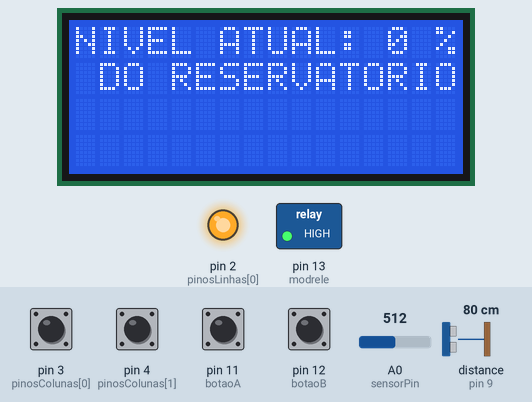
A sketch run on a simulated Arduino Uno, built with avr-gcc and run on an emulated ATmega328P. On the bench: 16×4 character LCD, switched loads named in the sketch (green lamp = pin HIGH), output pins drawn as LEDs (lit = HIGH). Wiring (inferred from the names in the program): ultrasonic range finder: trigger pin 10; echo pin 9. The inputs (shaded band) are chosen by the test bench; at power-on: pin 3 (pinosColunas[0]), pin 4 (pinosColunas[1]), pin 11 (botaoA), pin 12 (botaoB) HIGH, distance to the obstacle (sensor on pin 9) 80 cm, A0 (sensorPin) = 512. The echo pulse lasts 58.3 µs per cm; pins used as bus, display or sensor lines are not drawn; what the sketch prints to the serial monitor is not drawn.

Above: at 1.2 s.
1.3 s: pin 3 (pinosColunas[0]) pulled LOW for 3 s
At 3.3 s:
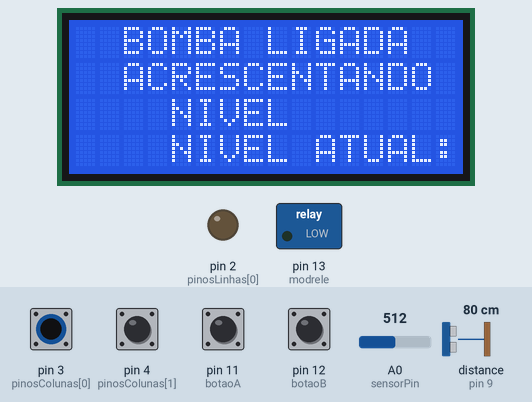
5.8 s: pin 4 (pinosColunas[1]) pulled LOW for 3 s
At 9.4 s:
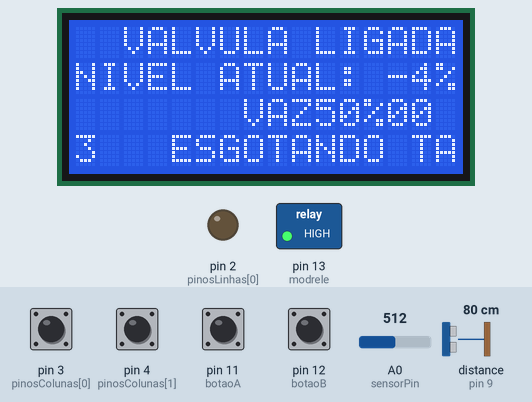
12.4 s: distance to the obstacle (sensor on pin 9) set to 2 cm
At 17.4 s:
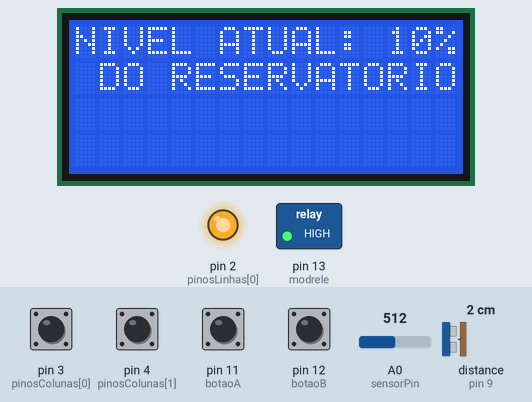
19.5 s: distance to the obstacle (sensor on pin 9) set to 4 cm
At 24.0 s:
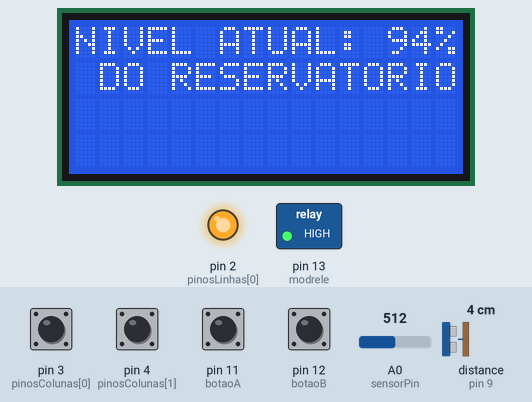
26.6 s: pin 11 (botaoA) pulled LOW for 3 s
At 32.2 s:
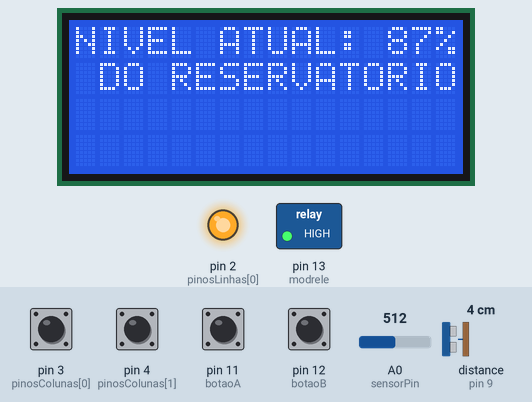
34.3 s: distance to the obstacle (sensor on pin 9) set to 9 cm
At 38.8 s:
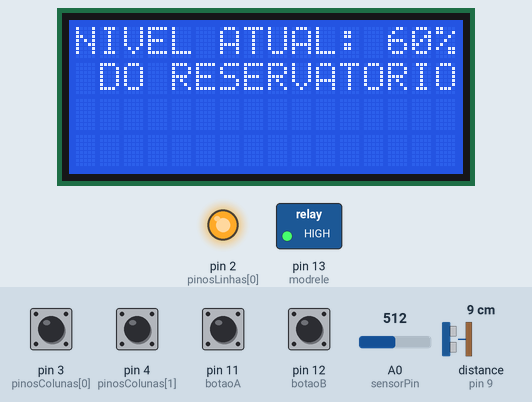
Timing chart, 0 to 40.3 s (numbered marks = the images above; inputs shaded):
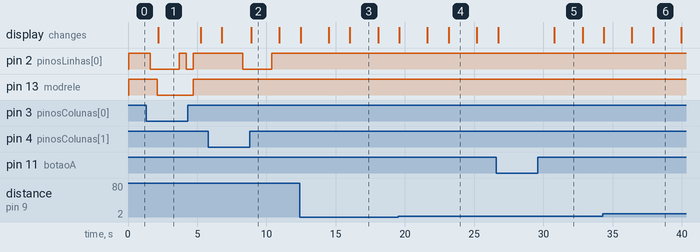

Measured:
- after the input at 1.3 s, pin 2 (pinosLinhas[0]): HIGH → LOW after 0.30 s, → HIGH 2.1 s later, → LOW 0.51 s later, → HIGH 0.50 s later; pin 13 (modrele): HIGH → LOW after 0.80 s, → HIGH 2.6 s later; the display: changes after 0.90 s (image 1)
- after the input at 5.8 s, pin 2 (pinosLinhas[0]): HIGH → LOW after 2.5 s, → HIGH 2.1 s later
- after the input at 12.4 s, the display: first differs from a run without the input after 3.6 s (image 3)
- after the input at 19.5 s, the display: first differs from a run without the input after 3.7 s (image 4)
- what the display in image 2 shows lasts 2.0 s, from 8.9 s to 10.9 s

The sketch:

simobo4_simula_o_e_programa1.ino
```cpp
#include <Wire.h>
#include <LiquidCrystal_I2C.h>

#define col 16 // Serve para definir o numero de colunas do display utilizado
#define lin  2 // Serve para definir o numero de linhas do display utilizado
#define ende 0x20 // Serve para definir o endereço do display.

LiquidCrystal_I2C lcd(0x27,16,4); // Chamada da funcação LiquidCrystal para ser usada com o I2C

#define echoPin 9 //recebe
#define trigPin 10 //envia
#define botaoA 11 // Sensor B
#define botaoB 12 // Sensor A
#define modrele 13// Controle do modulo
#define valvula 8//valvula


const int sensorPin = A0;

int duracao = 0;
int distanciaCM = 0;
int conv4,conv5;
int sensorA,sensorB;
int contador1,contador2,contador3,clicks;
int bomba=1;
float vazao;
float sensorValue;
float vazaoConvertida;


const int linhas = 1 ;// Número de linhas no teclado
const int colunas = 2 ;// Número de colunas no teclado

// Definindo os pinos do teclado
const int pinosLinhas[linhas] = {2};
const int pinosColunas[colunas] = {3, 4};


void setup()
{
  Serial.begin(9600);

  lcd.init(); // Serve para iniciar a comunicação com o display já conectado
  lcd.backlight();

  pinMode(echoPin,INPUT);
  pinMode(trigPin,OUTPUT);
  pinMode(modrele,OUTPUT);
  pinMode(botaoA, INPUT_PULLUP);
  pinMode(botaoB, INPUT_PULLUP);
  pinMode(sensorPin,INPUT);

  digitalWrite(modrele,HIGH);
  digitalWrite(valvula,HIGH);


  // Configurando os pinos de linha como OUTPUT
  for (int i = 0; i < linhas; i++) {
    pinMode(pinosLinhas[i], OUTPUT);
    digitalWrite(pinosLinhas[i], HIGH);  // Configurando para alto por padrão
  }

  // Configurando os pinos de coluna como INPUT com resistor de pull-up
  for (int i = 0; i < colunas; i++) {
    pinMode(pinosColunas[i], INPUT_PULLUP);

}
}
void loop()
{
    sensorA=digitalRead(botaoA); // lEITURA SENSOR A
    sensorB=digitalRead(botaoB); // LEITURA SENSOR B

  // Lê o valor do sensor de fluxo
  sensorValue = analogRead(sensorPin);
  vazaoConvertida = map(sensorValue, 0, 1023, 0, 100);


   if(bomba==1){
     lcd.clear();
     lcd.setCursor(0,0);
     lcd.print("NIVEL ATUAL:");
     lcd.setCursor(13,0);
     lcd.print(conv5);
     lcd.setCursor(15,0);
     lcd.print("%");
     lcd.setCursor(1,1);
     lcd.print("DO RESERVATORIO");
     delay(1500);

  }


  // Verificando as teclas pressionadas
  for (int i = 0; i < linhas; i++) {
    // Configurando a linha atual como LOW
    digitalWrite(pinosLinhas[i], LOW);

    // Verificando as colunas para teclas pressionadas
    for (int j = 0; j < colunas; j++) {
      if (digitalRead(pinosColunas[j]) == LOW) {
        // Tecla pressionada
        int tecla = i * colunas + j + 1;  // Calculando o número da tecla
       // Serial.println("Tecla pressionada: " + String(tecla));


        // Lógica para lidar com as teclas 1 e 2
        if (tecla == 1) {
          // Código para a tecla 1
          Serial.println("Tecla 1 pressionada");
          delay(500);


           if(tecla == 1){
          contador1++;
           }

          if(contador1==1){
            if(sensorB==1 && contador2==0){


          digitalWrite(modrele, LOW);
          delay(50);
          digitalWrite(valvula,HIGH);

              lcd.setBacklight(HIGH); // Serve para ligar a luz do display

              lcd.clear();
              lcd.setCursor(2,0);
              lcd.print("BOMBA LIGADA");
              lcd.setCursor(2,1);
              lcd.print("ACRESCENTANDO");
              lcd.setCursor(0,2);
              lcd.print("NIVEL");
              lcd.setCursor(0,3);
              lcd.print("NIVEL ATUAL:");
              lcd.setCursor(13,3);
              lcd.print(conv5);
              lcd.setCursor(15,3);
              lcd.print("%");
              delay(1500);
              bomba=0;

            }
        }
          if(contador1 > 1){
          bomba=1;
          contador1=0;
          digitalWrite(modrele, HIGH);
          digitalWrite(valvula,HIGH);
        }


        } else if (tecla == 2) {
          // Código para a tecla 2
          delay(500);
          Serial.println("Tecla 2 pressionada");


          if(tecla == 2){
          contador2++;

           }

          if(contador2==1){
            if(bomba==1){

          digitalWrite(modrele, HIGH);
          delay(50);
          digitalWrite(valvula,LOW);

              lcd.setBacklight(HIGH); // Serve para ligar a luz do display

              lcd.clear();
              lcd.setCursor(2,0);
              lcd.print("VALVULA LIGADA");
              lcd.setCursor(0,1);
              lcd.print("NIVEL ATUAL:");
              lcd.setCursor(13,1);
              lcd.print(conv5);
              lcd.setCursor(15,1);
              lcd.print("%");
              lcd.setCursor(3,2);
              lcd.print("VAZAO:");
              lcd.setCursor(6,2);
              lcd.print(vazaoConvertida);
              lcd.setCursor(8,2);
              lcd.print("%");
              lcd.setCursor(0,3);
              lcd.print("ESGOTANDO TANQUE");


              delay(1500);

            }
        }
          if(contador2 > 1){

          contador2=0;
          digitalWrite(modrele, HIGH);
          digitalWrite(valvula,HIGH);
        }

        }
      }
    }

    // Restaurando a linha para HIGH
    digitalWrite(pinosLinhas[i], HIGH);
  }


    digitalWrite(trigPin,HIGH); //LIGA PINO TRIG
  	delayMicroseconds(5); // DELAY EM MICROSSEGUNDOS
  	digitalWrite(trigPin,LOW); //DESLIGA PINO TRIG
    delayMicroseconds(10); // DELAY EM MICROSSEGUNDOS


  	duracao = pulseIn(echoPin,HIGH); // RECEBE VALOR PINO ECHO
    distanciaCM = duracao*0.017175; //((344*100)/ 10e6)
    delay(500);


      //Serial.println(distanciaCM);


      conv4 = (map(distanciaCM,2.7,17.1,0,100));
      conv5 = (map(conv4,0,100,100,0));
      //Serial.print(conv5);
      //Serial.println("%");


  if(sensorA==1 && sensorB==1){ // Se sensor de nivel baixo e alto OFF, NIVEL CRITICO
    if(bomba==1){

      lcd.clear();
      lcd.setCursor(2,0);
      lcd.print("NIVEL CRITICO");
      lcd.setCursor(1,1);
      lcd.print("DO RESERVATORIO");
      delay(1500);


    }
 }

    if(sensorA==0 && sensorB==0){ //Se os dois sensores ON, NIVEL MAXIMO
    lcd.clear();
      lcd.setCursor(2,0);
      lcd.print("NIVEL MAXIMO");
      lcd.setCursor(1,1);
      lcd.print("DO RESERVATORIO");


  }
}
```
